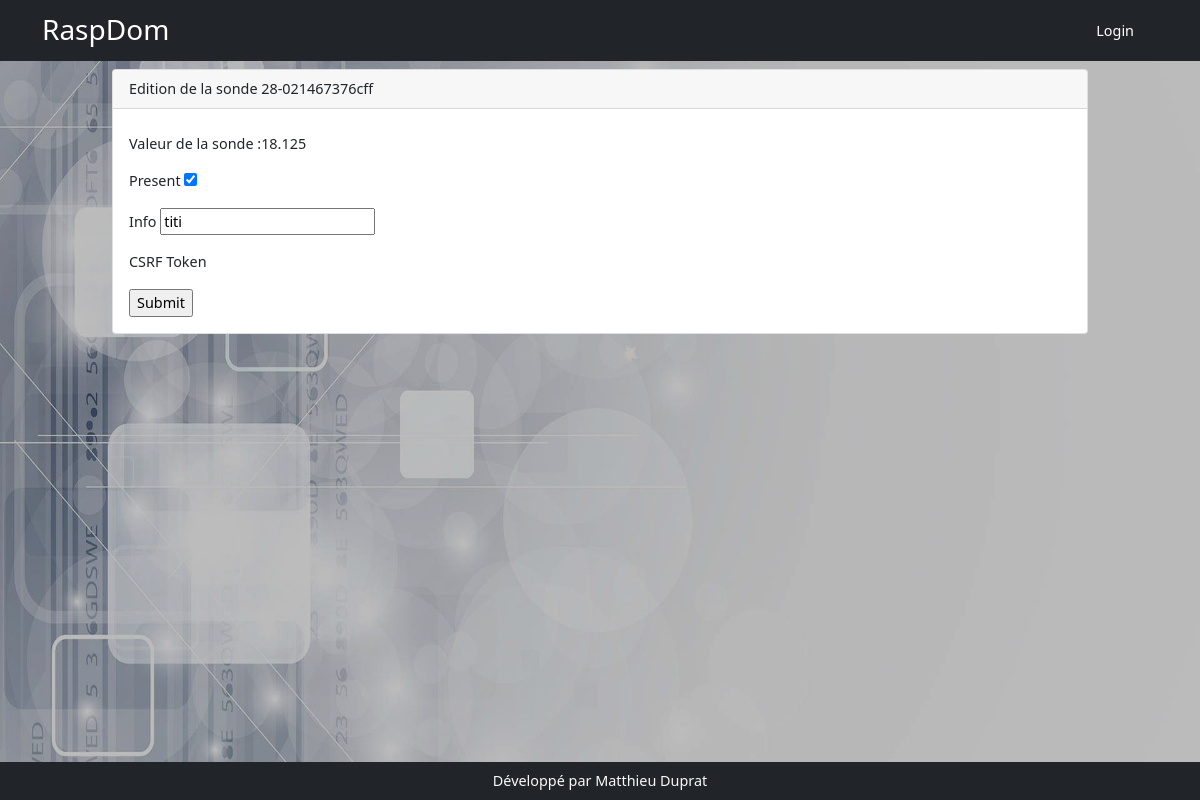
Before: /sonde/1 with the older database file.
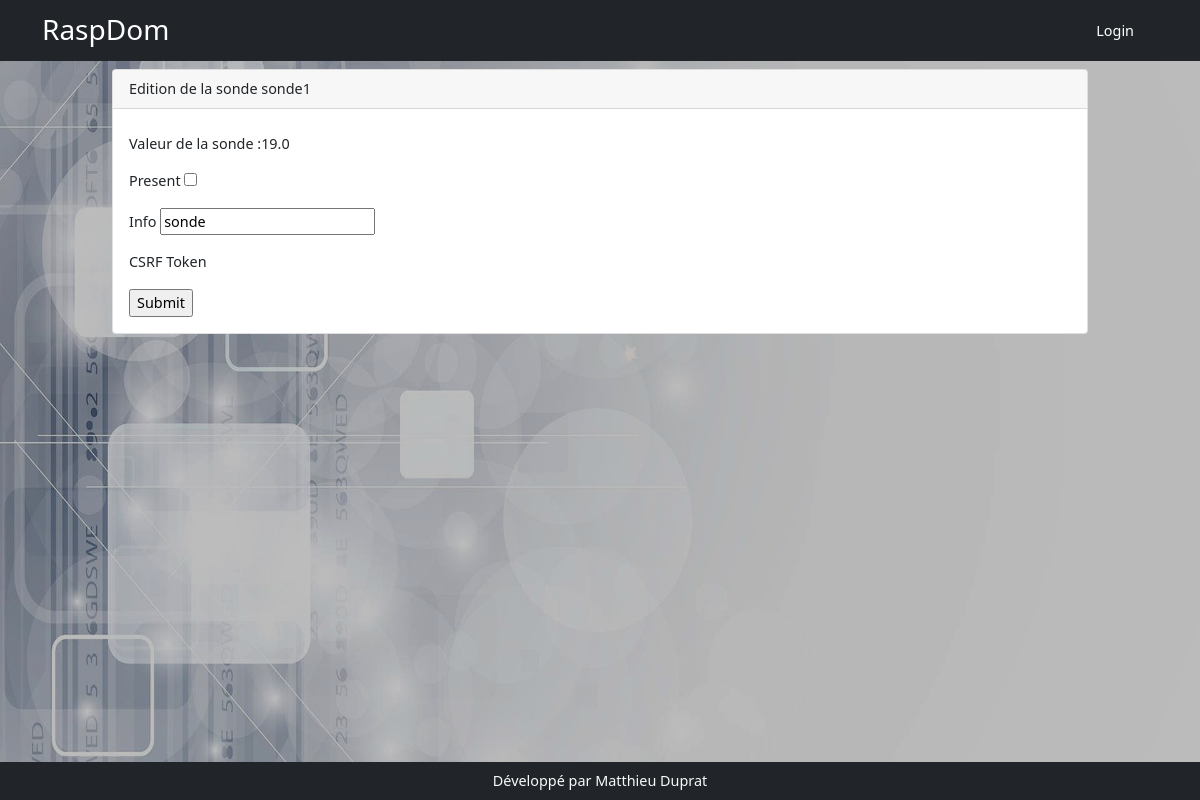
After: the same page with the newer database file.
### models.py (models this page shows)
class Sonde(db.Model):
    id = db.Column(db.Integer, primary_key=True)
    nom = db.Column(db.String(200))
    min = db.Column(db.Float())
    max = db.Column(db.Float())
    unite = db.Column(db.String(20), default='')
    present = db.Column(db.Boolean(),default=False)
    appareil = db.relationship('Appareil', backref='appareil_sonde', lazy=True)
    en_service = db.Column(db.Boolean(), default=False)
    info = db.Column(db.String(200))
    chemin = db.Column(db.String(200))
    type_sonde = db.Column(db.String(20))
    sonde_valeur_id = db.relationship('ValeurSonde', backref='sonde_valeur', uselist=False, lazy=True, cascade="delete")

class ValeurSonde(db.Model):
    id = db.Column(db.Integer, primary_key=True)
    valeur = db.Column(db.Float())
    sonde_id = db.Column(db.Integer, db.ForeignKey('sonde.id'), nullable=False)

### app.py (the view)
@app.route('/sonde/<int:sonde_id>', methods=['get','post'])
def edit_sonde(sonde_id):
    sonde = Sonde.query.get(sonde_id)
    sondeform = Ds1820bForm(obj=sonde, data=request.form)
    if sondeform.validate_on_submit():
        sondeform.populate_obj(sonde)
        db.session.add(sonde)
        db.session.commit()
        return redirect(url_for('sondes'))
    return render_template('sonde/edit_sonde.html', sondeform=sondeform, sonde=sonde)

### forms.py
class Ds1820bForm(FlaskForm):
    present = BooleanField()
    info = StringField()

### templates/sonde/edit_sonde.html (shortened to what this page needs)
{% extends 'base.html' %}
{% block content %}
<div class="row">
    <div class="col-10 mx-auto">
        <div class="card">
            <div class="card-header">Edition de la sonde {{sonde.nom}}</div>
            <div class="card-body">
                <p class="card-text"> Valeur de la sonde :{{sonde.sonde_valeur_id.valeur}}</p>
    <form action="" method="post">
        {% for field in sondeform %}
        <p>{{field.label}} {{field}}</p>
        {% endfor %}
        <input type="submit">
    </form>
            </div>
        </div>
    </div>
</div>
{% endblock %}

Changed rows visible on the page:
changed Sonde: nom "28-021467376cff" → "sonde1"; present "☑" → "☐"; info "titi" → "sonde"
changed ValeurSonde: sonde_valeur_id.valeur "18.125" → "19.0"
